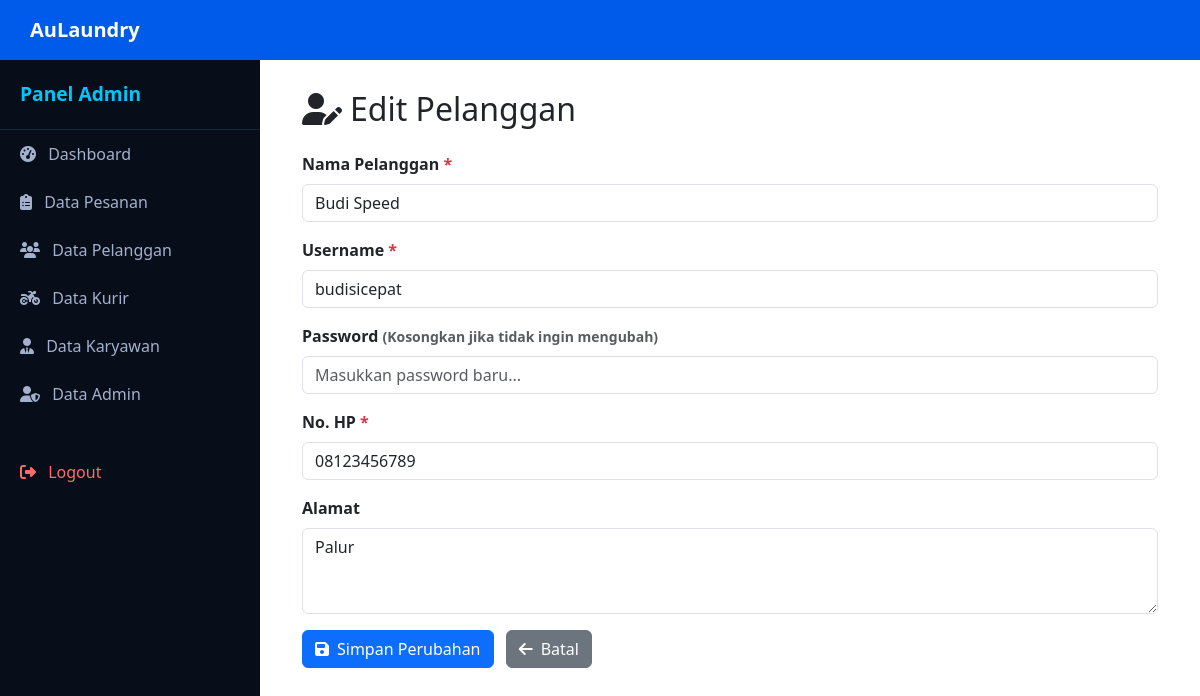
The app's page /pages/admin/edit_pelanggan.php?id=1 (signed in) with its own data.
### tables this page shows
CREATE TABLE `pelanggan` (
  `id_pelanggan` int(11) NOT NULL,
  `nama_pelanggan` varchar(100) NOT NULL,
  `alamat` text NOT NULL,
  `no_hp` varchar(20) NOT NULL,
  `username` varchar(50) NOT NULL,
  `password` varchar(255) NOT NULL,
  `reset_token` varchar(255) DEFAULT NULL,
  `created_at` timestamp NOT NULL DEFAULT current_timestamp(),
  `updated_at` timestamp NOT NULL DEFAULT current_timestamp() ON UPDATE current_timestamp()
);

### pages/admin/edit_pelanggan.php (the view, shortened to what this page needs)
<?php
$db = db();
$id_pelanggan = $_GET['id'];
$stmt = $db->prepare("SELECT * FROM pelanggan WHERE id_pelanggan = :id");
$stmt->execute(['id' => $id_pelanggan]);
$pelanggan = $stmt->fetch();
require_once __DIR__ . '/../../includes/header.php';
require_once __DIR__ . '/../../includes/sidebar.php';
?>
<div id="content">
    <div class="container-fluid">
        <h2 class="mb-4"><i class="fa-solid fa-user-pen me-2"></i>Edit Pelanggan</h2>
        <form method="POST" action="edit_pelanggan.php?id=<?= htmlspecialchars($id_pelanggan) ?>">
            <div class="mb-3">
                <label for="nama_pelanggan" class="form-label fw-semibold">Nama Pelanggan <span class="text-danger">*</span></label>
                <input type="text" class="form-control" id="nama_pelanggan" name="nama_pelanggan" required
                       value="<?= htmlspecialchars($pelanggan['nama_pelanggan']) ?>">
            </div>
            <div class="mb-3">
                <label for="username" class="form-label fw-semibold">Username <span class="text-danger">*</span></label>
                <input type="text" class="form-control" id="username" name="username" required
                       value="<?= htmlspecialchars($pelanggan['username']) ?>">
            </div>
            <div class="mb-3">
                <label for="password" class="form-label fw-semibold">Password <small class="text-muted">(Kosongkan jika tidak ingin mengubah)</small></label>
                <input type="password" class="form-control" id="password" name="password" placeholder="Masukkan password baru...">
            </div>
            <div class="mb-3">
                <label for="no_hp" class="form-label fw-semibold">No. HP <span class="text-danger">*</span></label>
                <input type="text" class="form-control" id="no_hp" name="no_hp" required
                       value="<?= htmlspecialchars($pelanggan['no_hp']) ?>">
            </div>
            <div class="mb-3">
                <label for="alamat" class="form-label fw-semibold">Alamat</label>
                <textarea class="form-control" id="alamat" name="alamat" rows="3"><?= htmlspecialchars($pelanggan['alamat']) ?></textarea>
            </div>
            <button type="submit" class="btn btn-primary">
                <i class="fa-solid fa-save me-2"></i>Simpan Perubahan
            </button>
            <a href="data_pelanggan.php" class="btn btn-secondary ms-2">
                <i class="fa-solid fa-arrow-left me-2"></i>Batal
            </a>
        </form>
    </div>
</div>
<?php require_once __DIR__ . '/../../includes/footer.php'; ?>

### includes/header.php (style rules this page uses)
body, html { height: 100%; margin: 0; overflow-x: hidden; font-family: 'Segoe UI', Tahoma, Geneva, Verdana, sans-serif; }
#content { margin-top: 60px; margin-left: 260px; padding: 30px; transition: margin-left 0.3s ease; }
@media (min-width: 992px) { #content { margin-left: 260px; } }

### records on screen
pelanggan: nama_pelanggan "Budi Speed", username "budisicepat", no_hp "08123456789", alamat "Palur"

### other values on screen
$role "Admin"
